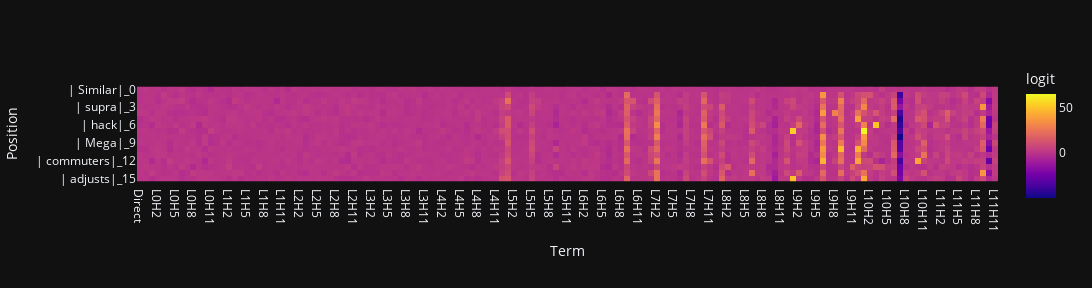

The notebook cell this image was saved under:
### Code cell
def convert_tokens_to_string(model, tokens, batch_index=0):
    if len(tokens.shape) == 2:
        tokens = tokens[batch_index]
    return [f"|{model.tokenizer.decode(tok)}|_{c}" for (c, tok) in enumerate(tokens)]


tokens = tokens.squeeze()
y_labels = convert_tokens_to_string(model, tokens[:-1])
x_labels = ["Direct"] + [f"L{l}H{h}" for l in range(model.cfg.n_layers) for h in range(model.cfg.n_heads)]
title = ""

imshow(
        to_numpy(logit_attr), 
        x=x_labels, y=y_labels, 
        labels={"x": "Term", "y": "Position", "color": "logit"}, title=title if title else None, 
        height=18*len(y_labels), width=24*len(x_labels)
)

### Figure 1 — Plotly figure (JSON) as saved in the notebook; plotly's stock layout.template omitted (floating-point values rounded to 4 significant figures; data arrays with more than 128 entries replaced by an {"elided": "..."} marker saying what was removed)
{"data": [{"coloraxis": "coloraxis", "name": "0", "x": {"elided": "145 str values"}, "y": ["| Similar|_0", "| perceived|_1", "| MILL|_2", "| supra|_3", "|affected|_4", "|Palest|_5", "| hack|_6", "| ageing|_7", "|little|_8", "| Mega|_9", "| breakout|_10", "|paste|_11", "| commuters|_12", "|VW|_13", "|\"><|_14", "| adjusts|_15"], "z": {"elided": "16x145 float values"}, "type": "heatmap", "xaxis": "x", "yaxis": "y", "hovertemplate": "Term: %{x}<br>Position: %{y}<br>logit: %{z}<extra></extra>"}], "layout": {"xaxis": {"anchor": "y", "domain": [0.0, 1.0], "scaleanchor": "y", "constrain": "domain", "title": {"text": "Term"}}, "yaxis": {"anchor": "x", "domain": [0.0, 1.0], "autorange": "reversed", "constrain": "domain", "title": {"text": "Position"}}, "coloraxis": {"colorbar": {"title": {"text": "logit"}}, "colorscale": [[0.0, "#0d0887"], [0.1111, "#46039f"], [0.2222, "#7201a8"], [0.3333, "#9c179e"], [0.4444, "#bd3786"], [0.5556, "#d8576b"], [0.6667, "#ed7953"], [0.7778, "#fb9f3a"], [0.8889, "#fdca26"], [1.0, "#f0f921"]]}, "margin": {"t": 60}, "height": 288, "width": 3480}}
